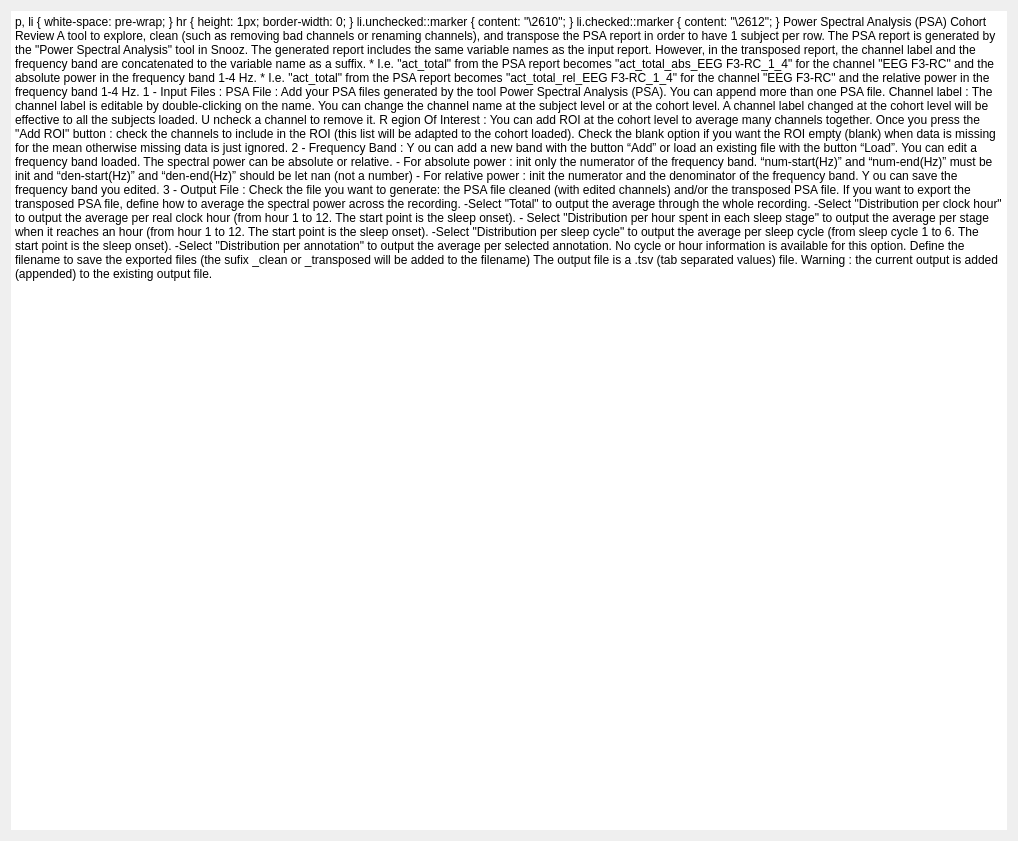
<?xml version="1.0" encoding="UTF-8"?>
<ui version="4.0">
 <class>IntroStep</class>
 <widget class="QWidget" name="IntroStep">
  <property name="geometry">
   <rect>
    <x>0</x>
    <y>0</y>
    <width>1018</width>
    <height>841</height>
   </rect>
  </property>
  <property name="windowTitle">
   <string/>
  </property>
  <property name="styleSheet">
   <string>font: 12pt &quot;Roboto&quot;;</string>
  </property>
  <layout class="QHBoxLayout" name="horizontalLayout">
   <item>
    <widget class="QTextEdit" name="textEdit">
     <property name="frameShape">
      <enum>QFrame::Shape::NoFrame</enum>
     </property>
     <property name="frameShadow">
      <enum>QFrame::Shadow::Plain</enum>
     </property>
     <property name="lineWidth">
      <number>0</number>
     </property>
     <property name="readOnly">
      <bool>true</bool>
     </property>
     <property name="html">
      <string>&lt;!DOCTYPE HTML PUBLIC &quot;-//W3C//DTD HTML 4.0//EN&quot; &quot;http://www.w3.org/TR/REC-html40/strict.dtd&quot;&gt;
&lt;html&gt;&lt;head&gt;&lt;meta name=&quot;qrichtext&quot; content=&quot;1&quot; /&gt;&lt;meta charset=&quot;utf-8&quot; /&gt;&lt;style type=&quot;text/css&quot;&gt;
p, li { white-space: pre-wrap; }
hr { height: 1px; border-width: 0; }
li.unchecked::marker { content: &quot;\2610&quot;; }
li.checked::marker { content: &quot;\2612&quot;; }
&lt;/style&gt;&lt;/head&gt;&lt;body style=&quot; font-family:'Roboto'; font-size:12pt; font-weight:400; font-style:normal;&quot;&gt;
&lt;p style=&quot;-qt-paragraph-type:empty; margin-top:0px; margin-bottom:0px; margin-left:0px; margin-right:0px; -qt-block-indent:0; text-indent:0px;&quot;&gt;&lt;br /&gt;&lt;/p&gt;
&lt;p style=&quot; margin-top:0px; margin-bottom:0px; margin-left:0px; margin-right:0px; -qt-block-indent:0; text-indent:0px;&quot;&gt;&lt;span style=&quot; font-weight:600;&quot;&gt;Power Spectral Analysis (PSA) Cohort Review&lt;/span&gt;&lt;/p&gt;
&lt;p style=&quot;-qt-paragraph-type:empty; margin-top:0px; margin-bottom:0px; margin-left:0px; margin-right:0px; -qt-block-indent:0; text-indent:0px; font-weight:600;&quot;&gt;&lt;br /&gt;&lt;/p&gt;
&lt;p style=&quot; margin-top:0px; margin-bottom:0px; margin-left:0px; margin-right:0px; -qt-block-indent:0; text-indent:0px;&quot;&gt;A tool to explore, clean (such as removing bad channels or renaming channels), &lt;br /&gt;and transpose the PSA report in order to have 1 subject per row.&lt;/p&gt;
&lt;p style=&quot; margin-top:0px; margin-bottom:0px; margin-left:0px; margin-right:0px; -qt-block-indent:0; text-indent:0px;&quot;&gt;The PSA report is generated by the &amp;quot;Power Spectral Analysis&amp;quot; tool in Snooz.&lt;/p&gt;
&lt;p style=&quot;-qt-paragraph-type:empty; margin-top:0px; margin-bottom:0px; margin-left:0px; margin-right:0px; -qt-block-indent:0; text-indent:0px;&quot;&gt;&lt;br /&gt;&lt;/p&gt;
&lt;p style=&quot; margin-top:0px; margin-bottom:0px; margin-left:0px; margin-right:0px; -qt-block-indent:0; text-indent:0px;&quot;&gt;The generated report includes the same variable names as the input report. &lt;/p&gt;
&lt;p style=&quot; margin-top:0px; margin-bottom:0px; margin-left:0px; margin-right:0px; -qt-block-indent:0; text-indent:0px;&quot;&gt;However, in the transposed report, the channel label and the frequency band &lt;br /&gt;are concatenated to the variable name as a suffix.  &lt;/p&gt;
&lt;p style=&quot; margin-top:0px; margin-bottom:0px; margin-left:0px; margin-right:0px; -qt-block-indent:0; text-indent:0px;&quot;&gt;   &lt;/p&gt;
&lt;p style=&quot; margin-top:0px; margin-bottom:0px; margin-left:0px; margin-right:0px; -qt-block-indent:0; text-indent:0px;&quot;&gt;   * I.e. &amp;quot;act_total&amp;quot; from the PSA report becomes &amp;quot;act_total_abs_EEG F3-RC_1_4&amp;quot; &lt;br /&gt;      for the channel &amp;quot;EEG F3-RC&amp;quot; and the absolute power in the frequency band 1-4 Hz. &lt;/p&gt;
&lt;p style=&quot; margin-top:0px; margin-bottom:0px; margin-left:0px; margin-right:0px; -qt-block-indent:0; text-indent:0px;&quot;&gt;   * I.e. &amp;quot;act_total&amp;quot; from the PSA report becomes &amp;quot;act_total_rel_EEG F3-RC_1_4&amp;quot; &lt;/p&gt;
&lt;p style=&quot; margin-top:0px; margin-bottom:0px; margin-left:0px; margin-right:0px; -qt-block-indent:0; text-indent:0px;&quot;&gt;      for the channel &amp;quot;EEG F3-RC&amp;quot; and the relative power in the frequency band 1-4 Hz. &lt;/p&gt;
&lt;p style=&quot;-qt-paragraph-type:empty; margin-top:0px; margin-bottom:0px; margin-left:0px; margin-right:0px; -qt-block-indent:0; text-indent:0px;&quot;&gt;&lt;br /&gt;&lt;/p&gt;
&lt;p style=&quot; margin-top:0px; margin-bottom:0px; margin-left:0px; margin-right:0px; -qt-block-indent:0; text-indent:0px;&quot;&gt;&lt;span style=&quot; text-decoration: underline;&quot;&gt;1 - Input Files :&lt;/span&gt;&lt;/p&gt;
&lt;p style=&quot; margin-top:0px; margin-bottom:0px; margin-left:0px; margin-right:0px; -qt-block-indent:0; text-indent:0px;&quot;&gt;PSA File : &lt;/p&gt;
&lt;p style=&quot; margin-top:0px; margin-bottom:0px; margin-left:0px; margin-right:0px; -qt-block-indent:0; text-indent:0px;&quot;&gt;	Add your PSA files generated by the tool Power Spectral Analysis (PSA).&lt;/p&gt;
&lt;p style=&quot; margin-top:0px; margin-bottom:0px; margin-left:0px; margin-right:0px; -qt-block-indent:0; text-indent:0px;&quot;&gt;	You can append more than one PSA file. &lt;/p&gt;
&lt;p style=&quot; margin-top:0px; margin-bottom:0px; margin-left:0px; margin-right:0px; -qt-block-indent:0; text-indent:0px;&quot;&gt;Channel label : &lt;/p&gt;
&lt;p style=&quot; margin-top:0px; margin-bottom:0px; margin-left:0px; margin-right:0px; -qt-block-indent:0; text-indent:0px;&quot;&gt;&lt;a name=&quot;docs-internal-guid-063424ec-7fff-f025-1e92-4c2d89e8c6df&quot;&gt;&lt;/a&gt;&lt;span style=&quot; font-family:'Arial'; color:#000000; background-color:transparent;&quot;&gt;	&lt;/span&gt;&lt;span style=&quot; font-family:'Arial'; color:#000000; background-color:transparent;&quot;&gt;The channel label is editable by double-clicking on the name.&lt;/span&gt;&lt;/p&gt;
&lt;p style=&quot; margin-top:0px; margin-bottom:0px; margin-left:0px; margin-right:0px; -qt-block-indent:0; text-indent:0px;&quot;&gt;&lt;span style=&quot; font-family:'Arial'; color:#000000; background-color:transparent;&quot;&gt;	You can change the channel name at the subject level or at the cohort level.&lt;/span&gt;&lt;/p&gt;
&lt;p style=&quot; margin-top:0px; margin-bottom:0px; margin-left:0px; margin-right:0px; -qt-block-indent:0; text-indent:0px; line-height:138%;&quot;&gt;&lt;span style=&quot; font-family:'Arial'; color:#000000; background-color:transparent;&quot;&gt;	A channel label changed at the cohort level will be effective to all the subjects loaded.&lt;br /&gt;	&lt;/span&gt;&lt;a name=&quot;docs-internal-guid-f4d620f5-7fff-c293-f18e-2502f4c333fa&quot;&gt;&lt;/a&gt;&lt;span style=&quot; font-family:'Arial'; color:#000000; background-color:transparent;&quot;&gt;U&lt;/span&gt;&lt;span style=&quot; font-family:'Arial'; color:#000000; background-color:transparent;&quot;&gt;ncheck a channel to remove it.&lt;/span&gt;&lt;/p&gt;
&lt;p style=&quot; margin-top:0px; margin-bottom:0px; margin-left:0px; margin-right:0px; -qt-block-indent:0; text-indent:0px; line-height:138%;&quot;&gt;&lt;a name=&quot;docs-internal-guid-dddb6927-7fff-085b-95eb-f8ee0decd42b&quot;&gt;&lt;/a&gt;&lt;span style=&quot; font-family:'Arial'; color:#000000; background-color:transparent;&quot;&gt;R&lt;/span&gt;&lt;span style=&quot; font-family:'Arial'; color:#000000; background-color:transparent;&quot;&gt;egion Of Interest : &lt;/span&gt;&lt;/p&gt;
&lt;p style=&quot; margin-top:0px; margin-bottom:0px; margin-left:0px; margin-right:0px; -qt-block-indent:0; text-indent:0px; line-height:138%;&quot;&gt;&lt;span style=&quot; font-family:'Arial'; color:#000000; background-color:transparent;&quot;&gt;	You can add ROI at the cohort level to average many channels together.&lt;/span&gt;&lt;/p&gt;
&lt;p style=&quot; margin-top:0px; margin-bottom:0px; margin-left:0px; margin-right:0px; -qt-block-indent:0; text-indent:0px; line-height:138%;&quot;&gt;&lt;span style=&quot; font-family:'Arial'; color:#000000; background-color:transparent;&quot;&gt;	Once you press the &amp;quot;Add ROI&amp;quot; button : check the channels to include in the ROI &lt;br /&gt;                  (this list will be adapted to the cohort loaded).&lt;/span&gt;&lt;/p&gt;
&lt;p style=&quot; margin-top:0px; margin-bottom:0px; margin-left:0px; margin-right:0px; -qt-block-indent:0; text-indent:0px; line-height:138%;&quot;&gt;&lt;a name=&quot;docs-internal-guid-845123fe-7fff-4892-4560-2e53be980bae&quot;&gt;&lt;/a&gt;&lt;span style=&quot; font-family:'Arial'; color:#000000; background-color:transparent;&quot;&gt;	&lt;/span&gt;&lt;span style=&quot; font-family:'Arial'; color:#000000; background-color:transparent;&quot;&gt;Check the blank option if you want the ROI empty (blank) when data is missing &lt;br /&gt;                  for the mean otherwise missing data is just ignored.&lt;/span&gt;&lt;/p&gt;
&lt;p style=&quot; margin-top:0px; margin-bottom:0px; margin-left:0px; margin-right:0px; -qt-block-indent:0; text-indent:0px;&quot;&gt;&lt;span style=&quot; text-decoration: underline;&quot;&gt;2 - Frequency Band :&lt;/span&gt;&lt;/p&gt;
&lt;p style=&quot; margin-top:0px; margin-bottom:0px; margin-left:0px; margin-right:0px; -qt-block-indent:0; text-indent:0px;&quot;&gt;	&lt;a name=&quot;docs-internal-guid-c9ccd9e0-7fff-5041-9169-1d6acf3f13b1&quot;&gt;&lt;/a&gt;&lt;span style=&quot; font-family:'Arial'; color:#000000; background-color:transparent;&quot;&gt;Y&lt;/span&gt;&lt;span style=&quot; font-family:'Arial'; color:#000000; background-color:transparent;&quot;&gt;ou can add a new band with the button “Add” or load an existing file with the button “Load”.&lt;/span&gt;&lt;/p&gt;
&lt;p style=&quot; margin-top:0px; margin-bottom:0px; margin-left:0px; margin-right:0px; -qt-block-indent:0; text-indent:0px;&quot;&gt;&lt;span style=&quot; font-family:'Arial'; color:#000000; background-color:transparent;&quot;&gt;	You can edit a frequency band loaded.&lt;/span&gt;&lt;/p&gt;
&lt;p style=&quot;-qt-paragraph-type:empty; margin-top:0px; margin-bottom:0px; margin-left:0px; margin-right:0px; -qt-block-indent:0; text-indent:0px; font-family:'Arial'; color:#000000;&quot;&gt;&lt;br /&gt;&lt;/p&gt;
&lt;p style=&quot; margin-top:0px; margin-bottom:0px; margin-left:0px; margin-right:0px; -qt-block-indent:0; text-indent:0px;&quot;&gt;&lt;a name=&quot;docs-internal-guid-1c4e15c1-7fff-9c81-cd60-36c8b6e122a0&quot;&gt;&lt;/a&gt;&lt;span style=&quot; font-family:'Arial'; color:#000000; background-color:transparent;&quot;&gt;	&lt;/span&gt;&lt;span style=&quot; font-family:'Arial'; color:#000000; background-color:transparent;&quot;&gt;The spectral power can be absolute or relative.&lt;/span&gt;&lt;/p&gt;
&lt;p style=&quot; margin-top:0px; margin-bottom:0px; margin-left:0px; margin-right:0px; -qt-block-indent:0; text-indent:0px;&quot;&gt;&lt;span style=&quot; font-family:'Arial'; color:#000000; background-color:transparent;&quot;&gt;	- For absolute power : init only the numerator of the frequency band.&lt;/span&gt;&lt;/p&gt;
&lt;p style=&quot; margin-top:0px; margin-bottom:0px; margin-left:0px; margin-right:0px; -qt-block-indent:1; text-indent:0px; line-height:138%; background-color:transparent;&quot;&gt;&lt;span style=&quot; font-family:'Arial'; color:#000000; background-color:transparent;&quot;&gt;	“num-start(Hz)” and “num-end(Hz)” must be init and &lt;br /&gt;                  “den-start(Hz)” and “den-end(Hz)” should be let nan (not a number) &lt;/span&gt;&lt;/p&gt;
&lt;p style=&quot; margin-top:0px; margin-bottom:0px; margin-left:0px; margin-right:0px; -qt-block-indent:0; text-indent:0px; line-height:138%; background-color:transparent;&quot;&gt;&lt;span style=&quot; font-family:'Arial'; font-weight:696; color:#000000; background-color:transparent;&quot;&gt;	&lt;/span&gt;&lt;span style=&quot; font-family:'Arial'; color:#000000; background-color:transparent;&quot;&gt;- For relative power : init the numerator and the denominator of the frequency band.&lt;/span&gt;&lt;/p&gt;
&lt;p style=&quot; margin-top:0px; margin-bottom:0px; margin-left:0px; margin-right:0px; -qt-block-indent:0; text-indent:0px; line-height:138%; background-color:transparent;&quot;&gt;&lt;span style=&quot; font-family:'Arial'; color:#000000; background-color:transparent;&quot;&gt;	&lt;/span&gt;&lt;a name=&quot;docs-internal-guid-93546a18-7fff-7afd-4765-1f4686eca915&quot;&gt;&lt;/a&gt;&lt;span style=&quot; font-family:'Arial'; color:#000000; background-color:transparent;&quot;&gt;Y&lt;/span&gt;&lt;span style=&quot; font-family:'Arial'; color:#000000; background-color:transparent;&quot;&gt;ou can save the frequency band you edited.&lt;/span&gt;&lt;/p&gt;
&lt;p style=&quot;-qt-paragraph-type:empty; margin-top:0px; margin-bottom:0px; margin-left:0px; margin-right:0px; -qt-block-indent:0; text-indent:0px;&quot;&gt;&lt;br /&gt;&lt;/p&gt;
&lt;p style=&quot; margin-top:0px; margin-bottom:0px; margin-left:0px; margin-right:0px; -qt-block-indent:0; text-indent:0px;&quot;&gt;&lt;span style=&quot; text-decoration: underline;&quot;&gt;3 - Output File :&lt;/span&gt;&lt;/p&gt;
&lt;p style=&quot; margin-top:0px; margin-bottom:0px; margin-left:0px; margin-right:0px; -qt-block-indent:0; text-indent:0px;&quot;&gt;	&lt;/p&gt;
&lt;p style=&quot; margin-top:0px; margin-bottom:0px; margin-left:0px; margin-right:0px; -qt-block-indent:0; text-indent:0px;&quot;&gt;	Check the file you want to generate: &lt;/p&gt;
&lt;p style=&quot; margin-top:0px; margin-bottom:0px; margin-left:0px; margin-right:0px; -qt-block-indent:0; text-indent:0px;&quot;&gt;	the PSA file cleaned (with edited channels) and/or the transposed PSA file. &lt;/p&gt;
&lt;p style=&quot;-qt-paragraph-type:empty; margin-top:0px; margin-bottom:0px; margin-left:0px; margin-right:0px; -qt-block-indent:0; text-indent:0px; text-decoration: underline;&quot;&gt;&lt;br /&gt;&lt;/p&gt;
&lt;p style=&quot; margin-top:0px; margin-bottom:0px; margin-left:0px; margin-right:0px; -qt-block-indent:0; text-indent:0px;&quot;&gt;	If you want to export the transposed PSA file, &lt;br /&gt;	define how to average the spectral power across the recording.&lt;br /&gt;&lt;/p&gt;
&lt;p style=&quot; margin-top:0px; margin-bottom:0px; margin-left:0px; margin-right:0px; -qt-block-indent:0; text-indent:0px;&quot;&gt;	-Select &amp;quot;Total&amp;quot; to output the average through the whole recording.&lt;br /&gt;&lt;/p&gt;
&lt;p style=&quot; margin-top:0px; margin-bottom:0px; margin-left:0px; margin-right:0px; -qt-block-indent:0; text-indent:0px;&quot;&gt;	-Select &amp;quot;Distribution per clock hour&amp;quot; to output the average per real clock hour&lt;br /&gt;	(from hour 1 to 12.  The start point is the sleep onset).&lt;/p&gt;
&lt;p style=&quot; margin-top:0px; margin-bottom:0px; margin-left:0px; margin-right:0px; -qt-block-indent:0; text-indent:0px;&quot;&gt;	&lt;/p&gt;
&lt;p style=&quot; margin-top:0px; margin-bottom:0px; margin-left:0px; margin-right:0px; -qt-block-indent:0; text-indent:0px;&quot;&gt;	- Select &amp;quot;Distribution per hour spent in each sleep stage&amp;quot; to output the average per stage when it reaches an hour&lt;br /&gt;	(from hour 1 to 12.  The start point is the sleep onset).&lt;br /&gt;&lt;/p&gt;
&lt;p style=&quot; margin-top:0px; margin-bottom:0px; margin-left:0px; margin-right:0px; -qt-block-indent:0; text-indent:0px;&quot;&gt;	-Select &amp;quot;Distribution per sleep cycle&amp;quot; to output the average per sleep cycle&lt;/p&gt;
&lt;p style=&quot; margin-top:0px; margin-bottom:0px; margin-left:0px; margin-right:0px; -qt-block-indent:0; text-indent:0px;&quot;&gt;	(from sleep cycle 1 to 6.  The start point is the sleep onset).&lt;br /&gt;&lt;/p&gt;
&lt;p style=&quot; margin-top:0px; margin-bottom:0px; margin-left:0px; margin-right:0px; -qt-block-indent:0; text-indent:0px;&quot;&gt;	-Select &amp;quot;Distribution per annotation&amp;quot; to output the average per selected annotation.&lt;br /&gt;	No cycle or hour information is available for this option.&lt;/p&gt;
&lt;p style=&quot;-qt-paragraph-type:empty; margin-top:0px; margin-bottom:0px; margin-left:0px; margin-right:0px; -qt-block-indent:0; text-indent:0px;&quot;&gt;&lt;br /&gt;&lt;/p&gt;
&lt;p style=&quot; margin-top:0px; margin-bottom:0px; margin-left:0px; margin-right:0px; -qt-block-indent:0; text-indent:0px;&quot;&gt;	Define the filename to save the exported files &lt;br /&gt;	(the sufix _clean or _transposed will be added to the filename)&lt;/p&gt;
&lt;p style=&quot;-qt-paragraph-type:empty; margin-top:0px; margin-bottom:0px; margin-left:0px; margin-right:0px; -qt-block-indent:0; text-indent:0px;&quot;&gt;&lt;br /&gt;&lt;/p&gt;
&lt;p style=&quot; margin-top:0px; margin-bottom:0px; margin-left:0px; margin-right:0px; -qt-block-indent:0; text-indent:0px;&quot;&gt;	The output file is a .tsv (tab separated values) file. &lt;/p&gt;
&lt;p style=&quot;-qt-paragraph-type:empty; margin-top:0px; margin-bottom:0px; margin-left:0px; margin-right:0px; -qt-block-indent:0; text-indent:0px;&quot;&gt;&lt;br /&gt;&lt;/p&gt;
&lt;p style=&quot; margin-top:0px; margin-bottom:0px; margin-left:0px; margin-right:0px; -qt-block-indent:0; text-indent:0px;&quot;&gt;	Warning : the current output is added (appended) to the existing output file.&lt;/p&gt;&lt;/body&gt;&lt;/html&gt;</string>
     </property>
    </widget>
   </item>
  </layout>
 </widget>
 <resources>
  <include location="../../../../../snooz-toolbox/src/main/python/ui/themes/themes.qrc"/>
 </resources>
 <connections/>
</ui>
